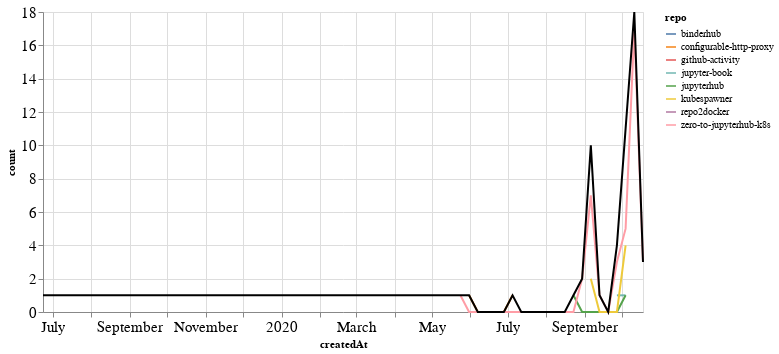

Notebook source saved alongside this figure:
### Markdown cell above
## PRs

### Code cell
prs_time = prs.groupby('repo').resample('W', on='createdAt').count()['author'].reset_index()
prs_time = prs_time.rename(columns={'author': 'count'})
prs_time_total = prs_time.groupby('createdAt').agg({"count": "sum"}).reset_index()

ch1 = alt.Chart(prs_time, width=600).mark_line().encode(
    x='createdAt',
    y='count',
    color='repo',
    tooltip="repo"
)

ch2 = alt.Chart(prs_time_total, width=600).mark_line(color="black").encode(
    x='createdAt',
    y='count',
)

ch1 + ch2

### Figure 1 — Vega-Lite specification as saved in the notebook (floating-point values rounded to 4 significant figures)
{"config": {"axisLeft": {"labelFontSize": 15}, "axisBottom": {"labelFontSize": 15}}, "layer": [{"data": {"name": "data-2c5e4fc1471d3d460a3b2b619217a899"}, "mark": "line", "encoding": {"color": {"type": "nominal", "field": "repo"}, "tooltip": {"type": "nominal", "field": "repo"}, "x": {"type": "temporal", "field": "createdAt"}, "y": {"type": "quantitative", "field": "count"}}, "width": 600}, {"data": {"name": "data-6bd5b718b6f3cc7412fc075c32edbd21"}, "mark": {"type": "line", "color": "black"}, "encoding": {"x": {"type": "temporal", "field": "createdAt"}, "y": {"type": "quantitative", "field": "count"}}, "width": 600}], "$schema": "https://vega.github.io/schema/vega-lite/v4.8.1.json", "datasets": {"data-2c5e4fc1471d3d460a3b2b619217a899": [{"repo": "binderhub", "createdAt": "2020-09-06T00:00:00", "count": 1}, {"repo": "configurable-http-proxy", "createdAt": "2020-05-31T00:00:00", "count": 1}, {"repo": "configurable-http-proxy", "createdAt": "2020-06-07T00:00:00", "count": 0}, {"repo": "configurable-http-proxy", "createdAt": "2020-06-14T00:00:00", "count": 0}, {"repo": "configurable-http-proxy", "createdAt": "2020-06-21T00:00:00", "count": 0}, {"repo": "configurable-http-proxy", "createdAt": "2020-06-28T00:00:00", "count": 0}, {"repo": "configurable-http-proxy", "createdAt": "2020-07-05T00:00:00", "count": 1}, {"repo": "github-activity", "createdAt": "2020-10-11T00:00:00", "count": 1}, {"repo": "jupyter-book", "createdAt": "2020-09-27T00:00:00", "count": 1}, {"repo": "jupyter-book", "createdAt": "2020-10-04T00:00:00", "count": 1}, {"repo": "jupyterhub", "createdAt": "2020-08-23T00:00:00", "count": 1}, {"repo": "jupyterhub", "createdAt": "2020-08-30T00:00:00", "count": 0}, {"repo": "jupyterhub", "createdAt": "2020-09-06T00:00:00", "count": 0}, {"repo": "jupyterhub", "createdAt": "2020-09-13T00:00:00", "count": 0}, {"repo": "jupyterhub", "createdAt": "2020-09-20T00:00:00", "count": 0}, {"repo": "jupyterhub", "createdAt": "2020-09-27T00:00:00", "count": 0}, {"repo": "jupyterhub", "createdAt": "2020-10-04T00:00:00", "count": 1}, {"repo": "kubespawner", "createdAt": "2020-09-06T00:00:00", "count": 2}, {"repo": "kubespawner", "createdAt": "2020-09-13T00:00:00", "count": 0}, {"repo": "kubespawner", "createdAt": "2020-09-20T00:00:00", "count": 0}, {"repo": "kubespawner", "createdAt": "2020-09-27T00:00:00", "count": 0}, {"repo": "kubespawner", "createdAt": "2020-10-04T00:00:00", "count": 4}, {"repo": "repo2docker", "createdAt": "2019-06-23T00:00:00", "count": 1}, {"repo": "zero-to-jupyterhub-k8s", "createdAt": "2020-05-24T00:00:00", "count": 1}, {"repo": "zero-to-jupyterhub-k8s", "createdAt": "2020-05-31T00:00:00", "count": 0}, {"repo": "zero-to-jupyterhub-k8s", "createdAt": "2020-06-07T00:00:00", "count": 0}, {"repo": "zero-to-jupyterhub-k8s", "createdAt": "2020-06-14T00:00:00", "count": 0}, {"repo": "zero-to-jupyterhub-k8s", "createdAt": "2020-06-21T00:00:00", "count": 0}, {"repo": "zero-to-jupyterhub-k8s", "createdAt": "2020-06-28T00:00:00", "count": 0}, {"repo": "zero-to-jupyterhub-k8s", "createdAt": "2020-07-05T00:00:00", "count": 0}, {"repo": "zero-to-jupyterhub-k8s", "createdAt": "2020-07-12T00:00:00", "count": 0}, {"repo": "zero-to-jupyterhub-k8s", "createdAt": "2020-07-19T00:00:00", "count": 0}, {"repo": "zero-to-jupyterhub-k8s", "createdAt": "2020-07-26T00:00:00", "count": 0}, {"repo": "zero-to-jupyterhub-k8s", "createdAt": "2020-08-02T00:00:00", "count": 0}, {"repo": "zero-to-jupyterhub-k8s", "createdAt": "2020-08-09T00:00:00", "count": 0}, {"repo": "zero-to-jupyterhub-k8s", "createdAt": "2020-08-16T00:00:00", "count": 0}, {"repo": "zero-to-jupyterhub-k8s", "createdAt": "2020-08-23T00:00:00", "count": 0}, {"repo": "zero-to-jupyterhub-k8s", "createdAt": "2020-08-30T00:00:00", "count": 2}, {"repo": "zero-to-jupyterhub-k8s", "createdAt": "2020-09-06T00:00:00", "count": 7}, {"repo": "zero-to-jupyterhub-k8s", "createdAt": "2020-09-13T00:00:00", "count": 1}, {"repo": "zero-to-jupyterhub-k8s", "createdAt": "2020-09-20T00:00:00", "count": 0}, {"repo": "zero-to-jupyterhub-k8s", "createdAt": "2020-09-27T00:00:00", "count": 3}, {"repo": "zero-to-jupyterhub-k8s", "createdAt": "2020-10-04T00:00:00", "count": 5}, {"repo": "zero-to-jupyterhub-k8s", "createdAt": "2020-10-11T00:00:00", "count": 17}, {"repo": "zero-to-jupyterhub-k8s", "createdAt": "2020-10-18T00:00:00", "count": 3}], "data-6bd5b718b6f3cc7412fc075c32edbd21": [{"createdAt": "2019-06-23T00:00:00", "count": 1}, {"createdAt": "2020-05-24T00:00:00", "count": 1}, {"createdAt": "2020-05-31T00:00:00", "count": 1}, {"createdAt": "2020-06-07T00:00:00", "count": 0}, {"createdAt": "2020-06-14T00:00:00", "count": 0}, {"createdAt": "2020-06-21T00:00:00", "count": 0}, {"createdAt": "2020-06-28T00:00:00", "count": 0}, {"createdAt": "2020-07-05T00:00:00", "count": 1}, {"createdAt": "2020-07-12T00:00:00", "count": 0}, {"createdAt": "2020-07-19T00:00:00", "count": 0}, {"createdAt": "2020-07-26T00:00:00", "count": 0}, {"createdAt": "2020-08-02T00:00:00", "count": 0}, {"createdAt": "2020-08-09T00:00:00", "count": 0}, {"createdAt": "2020-08-16T00:00:00", "count": 0}, {"createdAt": "2020-08-23T00:00:00", "count": 1}, {"createdAt": "2020-08-30T00:00:00", "count": 2}, {"createdAt": "2020-09-06T00:00:00", "count": 10}, {"createdAt": "2020-09-13T00:00:00", "count": 1}, {"createdAt": "2020-09-20T00:00:00", "count": 0}, {"createdAt": "2020-09-27T00:00:00", "count": 4}, {"createdAt": "2020-10-04T00:00:00", "count": 11}, {"createdAt": "2020-10-11T00:00:00", "count": 18}, {"createdAt": "2020-10-18T00:00:00", "count": 3}]}}
